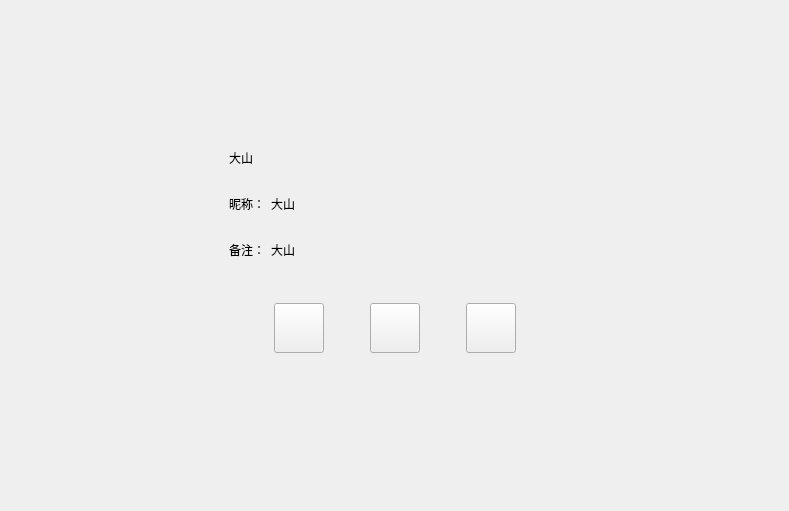
<?xml version="1.0" encoding="UTF-8"?>
<ui version="4.0">
 <class>FriendInfoPage</class>
 <widget class="QWidget" name="FriendInfoPage">
  <property name="geometry">
   <rect>
    <x>0</x>
    <y>0</y>
    <width>789</width>
    <height>511</height>
   </rect>
  </property>
  <property name="windowTitle">
   <string>Form</string>
  </property>
  <layout class="QVBoxLayout" name="verticalLayout">
   <property name="leftMargin">
    <number>120</number>
   </property>
   <property name="topMargin">
    <number>120</number>
   </property>
   <property name="rightMargin">
    <number>120</number>
   </property>
   <property name="bottomMargin">
    <number>120</number>
   </property>
   <item>
    <widget class="QWidget" name="widget" native="true">
     <layout class="QHBoxLayout" name="horizontalLayout">
      <item>
       <widget class="QLabel" name="icon_lb">
        <property name="minimumSize">
         <size>
          <width>85</width>
          <height>85</height>
         </size>
        </property>
        <property name="maximumSize">
         <size>
          <width>85</width>
          <height>85</height>
         </size>
        </property>
        <property name="text">
         <string/>
        </property>
       </widget>
      </item>
      <item>
       <widget class="QWidget" name="widget_3" native="true">
        <layout class="QVBoxLayout" name="verticalLayout_2">
         <item>
          <widget class="QWidget" name="widget_4" native="true">
           <property name="minimumSize">
            <size>
             <width>0</width>
             <height>40</height>
            </size>
           </property>
           <property name="maximumSize">
            <size>
             <width>16777215</width>
             <height>40</height>
            </size>
           </property>
           <layout class="QHBoxLayout" name="horizontalLayout_2">
            <property name="leftMargin">
             <number>0</number>
            </property>
            <property name="topMargin">
             <number>0</number>
            </property>
            <property name="rightMargin">
             <number>0</number>
            </property>
            <property name="bottomMargin">
             <number>0</number>
            </property>
            <item>
             <widget class="QLabel" name="name_lb">
              <property name="minimumSize">
               <size>
                <width>40</width>
                <height>0</height>
               </size>
              </property>
              <property name="maximumSize">
               <size>
                <width>16777215</width>
                <height>16777215</height>
               </size>
              </property>
              <property name="text">
               <string>大山</string>
              </property>
             </widget>
            </item>
            <item>
             <widget class="QLabel" name="sex_lb">
              <property name="minimumSize">
               <size>
                <width>40</width>
                <height>40</height>
               </size>
              </property>
              <property name="maximumSize">
               <size>
                <width>40</width>
                <height>40</height>
               </size>
              </property>
              <property name="text">
               <string/>
              </property>
             </widget>
            </item>
            <item>
             <spacer name="horizontalSpacer">
              <property name="orientation">
               <enum>Qt::Orientation::Horizontal</enum>
              </property>
              <property name="sizeHint" stdset="0">
               <size>
                <width>40</width>
                <height>20</height>
               </size>
              </property>
             </spacer>
            </item>
           </layout>
          </widget>
         </item>
         <item>
          <widget class="QWidget" name="widget_2" native="true">
           <property name="minimumSize">
            <size>
             <width>0</width>
             <height>40</height>
            </size>
           </property>
           <property name="maximumSize">
            <size>
             <width>16777215</width>
             <height>40</height>
            </size>
           </property>
           <layout class="QHBoxLayout" name="horizontalLayout_3">
            <property name="leftMargin">
             <number>0</number>
            </property>
            <property name="topMargin">
             <number>0</number>
            </property>
            <property name="rightMargin">
             <number>0</number>
            </property>
            <property name="bottomMargin">
             <number>0</number>
            </property>
            <item>
             <widget class="QLabel" name="nick_tip">
              <property name="minimumSize">
               <size>
                <width>0</width>
                <height>30</height>
               </size>
              </property>
              <property name="maximumSize">
               <size>
                <width>50</width>
                <height>30</height>
               </size>
              </property>
              <property name="text">
               <string>昵称：</string>
              </property>
             </widget>
            </item>
            <item>
             <widget class="QLabel" name="nick_lb">
              <property name="text">
               <string>大山</string>
              </property>
             </widget>
            </item>
            <item>
             <spacer name="horizontalSpacer_2">
              <property name="orientation">
               <enum>Qt::Orientation::Horizontal</enum>
              </property>
              <property name="sizeHint" stdset="0">
               <size>
                <width>40</width>
                <height>20</height>
               </size>
              </property>
             </spacer>
            </item>
           </layout>
          </widget>
         </item>
         <item>
          <widget class="QWidget" name="widget_5" native="true">
           <property name="minimumSize">
            <size>
             <width>0</width>
             <height>40</height>
            </size>
           </property>
           <property name="maximumSize">
            <size>
             <width>16777215</width>
             <height>40</height>
            </size>
           </property>
           <layout class="QHBoxLayout" name="horizontalLayout_4">
            <property name="leftMargin">
             <number>0</number>
            </property>
            <property name="topMargin">
             <number>0</number>
            </property>
            <property name="rightMargin">
             <number>0</number>
            </property>
            <property name="bottomMargin">
             <number>0</number>
            </property>
            <item>
             <widget class="QLabel" name="bak_tip">
              <property name="minimumSize">
               <size>
                <width>0</width>
                <height>30</height>
               </size>
              </property>
              <property name="maximumSize">
               <size>
                <width>50</width>
                <height>30</height>
               </size>
              </property>
              <property name="text">
               <string>备注：</string>
              </property>
             </widget>
            </item>
            <item>
             <widget class="QLabel" name="bak_lb">
              <property name="text">
               <string>大山</string>
              </property>
             </widget>
            </item>
            <item>
             <spacer name="horizontalSpacer_7">
              <property name="orientation">
               <enum>Qt::Orientation::Horizontal</enum>
              </property>
              <property name="sizeHint" stdset="0">
               <size>
                <width>40</width>
                <height>20</height>
               </size>
              </property>
             </spacer>
            </item>
           </layout>
          </widget>
         </item>
        </layout>
       </widget>
      </item>
     </layout>
    </widget>
   </item>
   <item>
    <widget class="QWidget" name="widget_6" native="true">
     <layout class="QHBoxLayout" name="horizontalLayout_5">
      <item>
       <spacer name="horizontalSpacer_3">
        <property name="orientation">
         <enum>Qt::Orientation::Horizontal</enum>
        </property>
        <property name="sizeHint" stdset="0">
         <size>
          <width>40</width>
          <height>20</height>
         </size>
        </property>
       </spacer>
      </item>
      <item>
       <widget class="ClickedBtn" name="msg_chat">
        <property name="minimumSize">
         <size>
          <width>50</width>
          <height>50</height>
         </size>
        </property>
        <property name="maximumSize">
         <size>
          <width>50</width>
          <height>50</height>
         </size>
        </property>
        <property name="text">
         <string/>
        </property>
       </widget>
      </item>
      <item>
       <spacer name="horizontalSpacer_5">
        <property name="orientation">
         <enum>Qt::Orientation::Horizontal</enum>
        </property>
        <property name="sizeType">
         <enum>QSizePolicy::Policy::Fixed</enum>
        </property>
        <property name="sizeHint" stdset="0">
         <size>
          <width>40</width>
          <height>20</height>
         </size>
        </property>
       </spacer>
      </item>
      <item>
       <widget class="ClickedBtn" name="voice_chat">
        <property name="minimumSize">
         <size>
          <width>50</width>
          <height>50</height>
         </size>
        </property>
        <property name="maximumSize">
         <size>
          <width>50</width>
          <height>50</height>
         </size>
        </property>
        <property name="text">
         <string/>
        </property>
       </widget>
      </item>
      <item>
       <spacer name="horizontalSpacer_6">
        <property name="orientation">
         <enum>Qt::Orientation::Horizontal</enum>
        </property>
        <property name="sizeType">
         <enum>QSizePolicy::Policy::Fixed</enum>
        </property>
        <property name="sizeHint" stdset="0">
         <size>
          <width>40</width>
          <height>20</height>
         </size>
        </property>
       </spacer>
      </item>
      <item>
       <widget class="ClickedBtn" name="video_chat">
        <property name="minimumSize">
         <size>
          <width>50</width>
          <height>50</height>
         </size>
        </property>
        <property name="maximumSize">
         <size>
          <width>50</width>
          <height>50</height>
         </size>
        </property>
        <property name="text">
         <string/>
        </property>
       </widget>
      </item>
      <item>
       <spacer name="horizontalSpacer_4">
        <property name="orientation">
         <enum>Qt::Orientation::Horizontal</enum>
        </property>
        <property name="sizeHint" stdset="0">
         <size>
          <width>40</width>
          <height>20</height>
         </size>
        </property>
       </spacer>
      </item>
     </layout>
    </widget>
   </item>
   <item>
    <spacer name="verticalSpacer_2">
     <property name="orientation">
      <enum>Qt::Orientation::Vertical</enum>
     </property>
     <property name="sizeHint" stdset="0">
      <size>
       <width>20</width>
       <height>40</height>
      </size>
     </property>
    </spacer>
   </item>
  </layout>
 </widget>
 <customwidgets>
  <customwidget>
   <class>ClickedBtn</class>
   <extends>QPushButton</extends>
   <header>clickedbtn.h</header>
  </customwidget>
 </customwidgets>
 <resources/>
 <connections/>
</ui>
